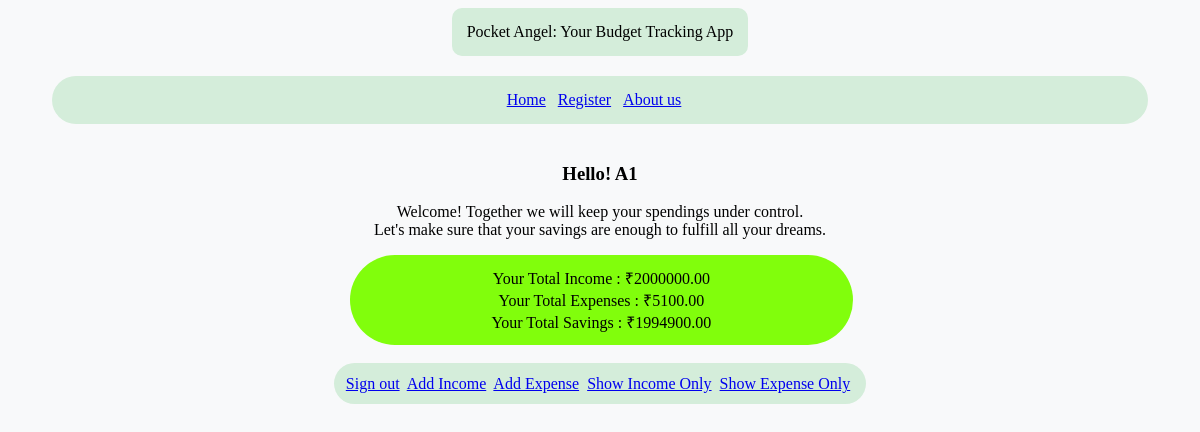
Screenshot of / (signed in) with the database file from the repository.
### home_app/models.py (models this page shows, shortened)
class User(AbstractBaseUser,PermissionsMixin):
    email = models.EmailField(
    verbose_name="Email Address",
    max_length=255,
    unique=True,
    )
    name = models.CharField(max_length=50)
    phone = models.CharField(max_length=10)
    is_active = models.BooleanField(default=True)
    is_admin = models.BooleanField(default=False)
    objects = UserManager()
    USERNAME_FIELD = "email"
    REQUIRED_FIELDS = ["name","phone"]
    def total_income(self):
        return sum([income.amount for income in self.income.all()]) if self.income.all() else 0
    def total_expense(self):
        return sum([expense.amount for expense in self.expenses.all()]) if self.expenses.all() else 0
    def total_savings(self):
        return self.total_income() - self.total_expense() if self.income.all() and self.expenses.all() else self.total_income()

class Income(models.Model):
    user = models.ForeignKey(User,
    on_delete=models.CASCADE,related_name='income')
    amount = models.DecimalField(max_digits=10, decimal_places=2)
    category = models.ForeignKey(Category, on_delete=models.CASCADE,
    limit_choices_to={'category_type': 'Income'},related_name='income')
    description = models.TextField(blank=True, null=True)
    date = models.DateField()
    created_at = models.DateTimeField(auto_now_add=True)

class Expense(models.Model):
    user = models.ForeignKey(User,
    on_delete=models.CASCADE,related_name='expenses')
    amount = models.DecimalField(max_digits=10, decimal_places=2)
    category = models.ForeignKey(Category, on_delete=models.CASCADE,
    limit_choices_to={'category_type': 'Expense'},related_name='expenses')
    description = models.TextField(blank=True, null=True)
    date = models.DateField()
    is_fixed = models.BooleanField(default=False)
    created_at = models.DateTimeField(auto_now_add=True)

### home_app/views.py (the view)
# urls.py: path('',user_views.indexfunc,name='home'),
def indexfunc(request):
    return render(request,'index.html')

### templates/index.html (shortened to what this page needs)
{% extends 'base.html' %}
{% block welcome %}
{% if user.is_authenticated %}
<h3>Hello! {{user.name}}</h3>
<p> Welcome! Together we will keep your spendings under control.<br>
    Let's make sure that your savings are enough to fulfill all your dreams.
</p>
<p class="summary">
  Your Total Income : ₹{{user.total_income}}
  <br>
  Your Total Expenses : ₹{{user.total_expense}}
  <br>
  Your Total Savings : ₹{{user.total_savings}}<br>
</p>
<span class="index-nav">
    <a href="{% url 'signout' %}">Sign out</a>&nbsp;
    <a class="nav-link"  href="{% url 'add_income' %}">Add Income</a>&nbsp;
    <a class="nav-link"  href="{% url 'add_expense' %}">Add Expense</a>&nbsp;
    <a class="nav-link"  href="{% url 'income_list' %}">Show Income Only</a>&nbsp;
    <a class="nav-link"  href="{% url 'expense_list' %}">Show Expense Only</a>&nbsp;
</span>
{% else %}
<p>Hey!It seems you have not signed in. Please signin or if you are a new user then register. </p>
  <a href="{% url 'signin' %}">Signin</a>
  &nbsp;&nbsp;
  <a href="{% url 'register' %}">Register</a>
  {% endif %}
{% endblock %}

### templates/index.html (style rules this page uses)
body { display: flex; flex-direction: column; align-items: center ; justify-content: baseline; background-color: #f8f9fa; text-align: center; }
.index-nav { background-color: #d4edda; border-color: #c3e6cb; padding: 1vw; width:90%; border-radius: 30px; margin-bottom: 20px; position: relative; z-index: 1; }
.summary { background-color: #81fe0c; border-color: #c3e6cb; padding: 1vw; width:90%; left:3%; border-radius: 50px; margin-bottom: 30px; position: relative; z-index: 1; }

### rows the page displays
User: name "A1", total_income "2000000.00", total_expense "5100.00", total_savings "1994900.00"
